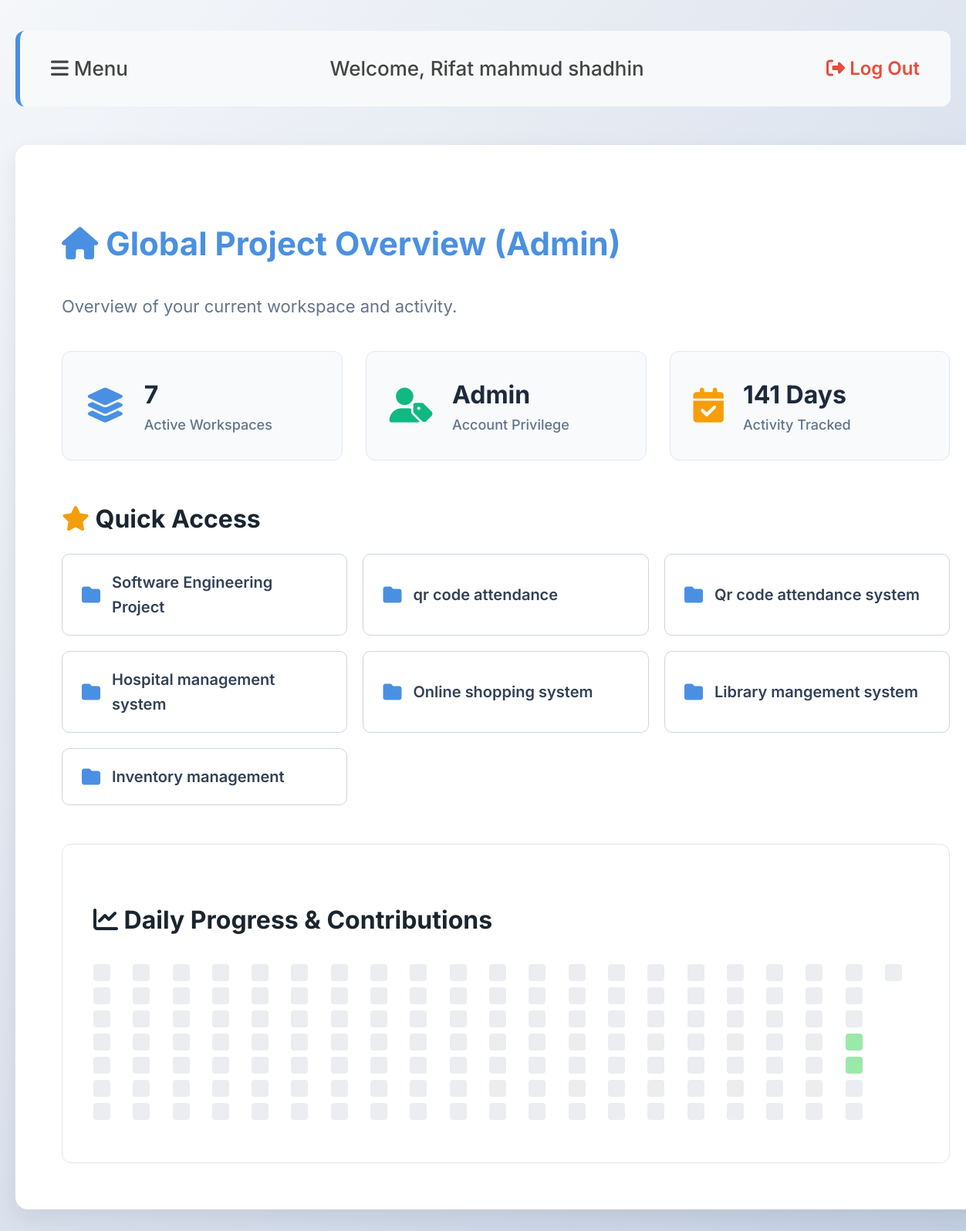
The page / (signed in) on the database its author committed.
### tables this page shows
CREATE TABLE users (
            id INTEGER PRIMARY KEY AUTOINCREMENT,
            username TEXT UNIQUE NOT NULL,
            password TEXT NOT NULL,
            role TEXT NOT NULL
        , full_name TEXT DEFAULT '', profile_image TEXT DEFAULT 'default.png');

CREATE TABLE projects (
            id INTEGER PRIMARY KEY AUTOINCREMENT,
            title TEXT NOT NULL,
            manager_id INTEGER,
            deadline DATE,
            status TEXT DEFAULT 'Ongoing'
        );

### app.py (the view, shortened to what this page needs)
@app.route('/')
def dashboard():
    if 'username' not in session:
        return redirect(url_for('login'))
    conn = get_db_connection()
    user_role = session.get('role')
    user_id = session.get('user_id')
    current_user = conn.execute('SELECT * FROM users WHERE id = ?', (user_id,)).fetchone()
    if user_role == 'admin':
        projects = conn.execute('SELECT * FROM projects').fetchall()
        dashboard_title = "Global Project Overview (Admin)"
    elif user_role == 'manager':
        projects = conn.execute('SELECT * FROM projects WHERE manager_id = ?', (user_id,)).fetchall()
        dashboard_title = "My Managed Projects"
    activities = conn.execute('SELECT date, count FROM activities WHERE user_id = ?', (user_id,)).fetchall()
    activity_dict = {row['date']: row['count'] for row in activities}
    today = date.today()
    days = []
    for i in range(140, -1, -1):
        d = (today - timedelta(days=i)).strftime('%Y-%m-%d')
        count = activity_dict.get(d, 0)
        level = 0
        if count > 0: level = 1
        if count >= 3: level = 2
        if count >= 5: level = 3
        if count >= 7: level = 4
        days.append({'date': d, 'level': level, 'count': count})
    conn.close()
    return render_template('dashboard.html', projects=projects,
                           role=user_role, user=current_user,
                           dashboard_title=dashboard_title, days=days)

### app.py (called while the page is built)
def get_db_connection():
    conn = sqlite3.connect('project_manager.db', timeout=10.0)
    conn.row_factory = sqlite3.Row
    return conn

### templates/dashboard.html (shortened to what this page needs)
<!DOCTYPE html>
<html>
<head>
    <link rel="stylesheet" href="https://cdnjs.cloudflare.com/ajax/libs/font-awesome/6.4.0/css/all.min.css">
    <link rel="stylesheet" href="{{ url_for('static', filename='style.css') }}">
</head>
<body>
    <div id="main">
        <div class="nav-bar">
            <span class="hamburger-btn" onclick="openNav()">
                <i class="fas fa-bars"></i> Menu
            </span>
            <span>Welcome, {{ user.full_name or user.username }}</span>
            <a href="{{ url_for('logout') }}" class="logout-link">
                <i class="fas fa-sign-out-alt"></i> Log Out
            </a>
        </div>
        <div class="container">
            <h2><i class="fas fa-home"></i> {{ dashboard_title }}</h2>
            <p style="font-size: 22px; color: #64748b; margin-bottom: 40px;">Overview of your current workspace and activity.</p>
            <div class="stats-grid">
                <div class="stat-card">
                    <i class="fas fa-layer-group" style="color: #4a90e2;"></i>
                    <div class="stat-info">
                        <h4>{{ projects|length }}</h4>
                        <p>Active Workspaces</p>
                    </div>
                </div>
                <div class="stat-card">
                    <i class="fas fa-user-tag" style="color: #10b981;"></i>
                    <div class="stat-info">
                        <h4>{{ role | capitalize }}</h4>
                        <p>Account Privilege</p>
                    </div>
                </div>
                <div class="stat-card">
                    <i class="fas fa-calendar-check" style="color: #f59e0b;"></i>
                    <div class="stat-info">
                        <h4>{{ days|length }} Days</h4>
                        <p>Activity Tracked</p>
                    </div>
                </div>
            </div>
            {% if projects %}
            <h3 style="margin-bottom: 20px;"><i class="fas fa-star" style="color: #f59e0b;"></i> Quick Access</h3>
            <div class="quick-projects-grid">
                {% for project in projects %}
                <a href="{{ url_for('project_detail', project_id=project.id) }}" class="quick-project-card">
                    <i class="fas fa-folder"></i>
                    <span>{{ project.title }}</span>
                </a>
                {% endfor %}
            </div>
            {% endif %}
            <div class="graph-panel" style="margin-top: 0;">
                <h3><i class="fas fa-chart-line"></i> Daily Progress & Contributions</h3>
                <div class="contribution-graph">
                    {% for day in days %}
                        <div class="graph-day" data-level="{{ day.level }}" title="{{ day.date }}: {{ day.count }} contributions"></div>
                    {% endfor %}
                </div>
            </div>
        </div>
    </div>
</body>
</html>

### static/style.css (style rules this page uses)
body { font-family: 'Inter', sans-serif; background: linear-gradient(135deg, #f5f7fa 0%, #c3cfe2 100%); background-attachment: fixed; color: #333; line-height: 1.6; margin: 0; padding: 40px 20px; font-size: 18px; }
h2 { font-size: 42px; color: #1a252f; font-weight: 700; margin-bottom: 30px; }
h3 { font-size: 32px; color: #1a252f; font-weight: 700; }
.container { width: 95%; max-width: 1400px; margin: 20px auto; background: #ffffff; padding: 60px; border-radius: 16px; box-shadow: 0 10px 30px rgba(0,0,0,0.08); }
.container h2, .container h2 i { color: #4a90e2; }
.nav-bar { display: flex; justify-content: space-between; align-items: center; background-color: #f8f9fa; padding: 28px 40px; border-radius: 12px; margin-bottom: 50px; border-left: 6px solid #4a90e2; }
.nav-bar span { font-size: 26px; font-weight: 500; color: #444; }
.logout-link { color: #e74c3c; font-size: 24px; font-weight: 600; text-decoration: none; transition: color 0.3s; }
.hamburger-btn { cursor: pointer; font-size: 34px; color: #4a90e2; margin-right: 25px; transition: transform 0.2s; }
.graph-panel { background: #fff; border-radius: 12px; padding: 40px; border: 1px solid #e1e5eb; margin-top: 50px; }
.contribution-graph { display: grid; grid-template-rows: repeat(7, 22px); grid-auto-flow: column; gap: 8px; overflow-x: auto; padding-bottom: 15px; }
.graph-day { width: 22px; height: 22px; border-radius: 4px; background-color: #ebedf0; }
.graph-day[data-level="1"] { background-color: #9be9a8; }
.stats-grid { display: grid; grid-template-columns: repeat(auto-fit, minmax(280px, 1fr)); gap: 30px; margin-bottom: 50px; }
.stat-card { background: #f8fafc; border: 1px solid #e2e8f0; border-radius: 12px; padding: 30px; display: flex; align-items: center; transition: transform 0.2s, box-shadow 0.2s; }
.stat-card i { font-size: 45px; margin-right: 25px; }
.stat-info h4 { margin: 0; font-size: 32px; color: #1e293b; font-weight: 700; }
.stat-info p { margin: 0; font-size: 18px; color: #64748b; font-weight: 500; }
.quick-projects-grid { display: grid; grid-template-columns: repeat(auto-fill, minmax(300px, 1fr)); gap: 20px; margin-bottom: 50px; }
a.quick-project-card { background: #ffffff; border: 1px solid #cbd5e1; padding: 20px 25px; border-radius: 10px; text-decoration: none; color: #334155; font-size: 20px; font-weight: 600; display: flex; align-items: center; transition: all 0.2s; }
a.quick-project-card i { color: #4a90e2; margin-right: 15px; font-size: 24px; }

### rows shown on the page
users: full_name "Rifat mahmud shadhin"
projects: title "Software Engineering Project"
projects: title "qr code attendance"
projects: title "Qr code attendance system"
projects: title "Hospital management system"
projects: title "Online shopping system"
projects: title "Library mangement system"
projects: title "Inventory management"

### other values the page prints
{{ dashboard_title }} "Global Project Overview (Admin)"
{{ projects|length }} "7"
{{ role | capitalize }} "Admin"
{{ days|length }} "141"
